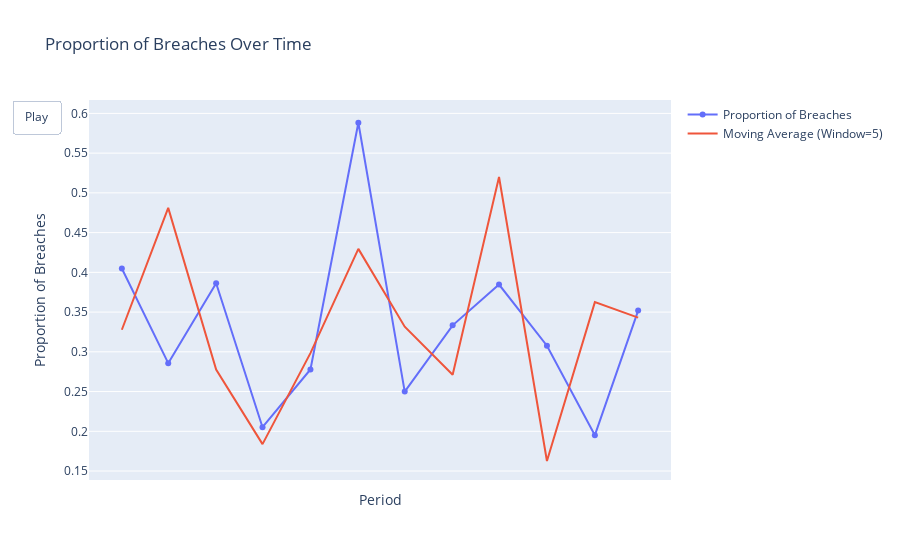

The notebook cell saved with this chart:
### Code cell
# Need to add informative title displaying type of cancer and full name of organisation + national standard on the plot
# Need to handle if some orgs do not have certain cancers/standards
trial = select_data(data,[('cancer',9), ('org', 'r0a'), ('standard', 'FDS')])
breaches_animated_plot(trial, [])

### Figure 1 — Plotly figure (JSON) as saved in the notebook; plotly's stock layout.template omitted (floating-point values rounded to 4 significant figures)
{"data": [{"mode": "lines+markers", "name": "Proportion of Breaches", "type": "scatter", "x": ["2022-04-01T00:00:00", "2022-05-01T00:00:00", "2022-06-01T00:00:00", "2022-07-01T00:00:00", "2022-08-01T00:00:00", "2022-09-01T00:00:00", "2022-10-01T00:00:00", "2022-11-01T00:00:00", "2022-12-01T00:00:00", "2023-01-01T00:00:00", "2023-02-01T00:00:00", "2023-03-01T00:00:00"], "y": [0.4048, 0.2857, 0.3864, 0.2051, 0.2778, 0.5882, 0.25, 0.3333, 0.3846, 0.3077, 0.1951, 0.3519]}, {"mode": "lines", "name": "Moving Average (Window=5)", "type": "scatter", "x": ["2022-04-01T00:00:00", "2022-05-01T00:00:00", "2022-06-01T00:00:00", "2022-07-01T00:00:00", "2022-08-01T00:00:00", "2022-09-01T00:00:00", "2022-10-01T00:00:00", "2022-11-01T00:00:00", "2022-12-01T00:00:00", "2023-01-01T00:00:00", "2023-02-01T00:00:00", "2023-03-01T00:00:00"], "y": [0.3278, 0.4811, 0.2777, 0.1838, 0.2984, 0.4295, 0.3316, 0.2711, 0.5199, 0.1626, 0.3625, 0.343]}], "layout": {"autosize": true, "hovermode": "x", "title": {"text": "Proportion of Breaches Over Time"}, "updatemenus": [{"buttons": [{"args": [null, {"frame": {"duration": 500, "redraw": true}, "fromcurrent": true}], "label": "Play", "method": "animate"}], "showactive": false, "type": "buttons"}], "xaxis": {"autorange": true, "range": ["2022-03-11 04:32:33.1356", "2023-03-21 19:27:26.8644"], "tickmode": "array", "ticktext": ["Apr 2022", "May 2022", "Jun 2022", "Jul 2022", "Aug 2022", "Sep 2022", "Oct 2022", "Nov 2022", "Dec 2022", "Jan 2023", "Feb 2023", "Mar 2023"], "tickvals": [1648771200, 1651363200, 1654041600, 1656633600, 1659312000, 1661990400, 1664582400, 1667260800, 1669852800, 1672531200, 1675209600, 1677628800], "title": {"text": "Period"}, "type": "date"}, "yaxis": {"autorange": true, "range": [0.1384, 0.6225], "title": {"text": "Proportion of Breaches"}, "type": "linear"}}}
